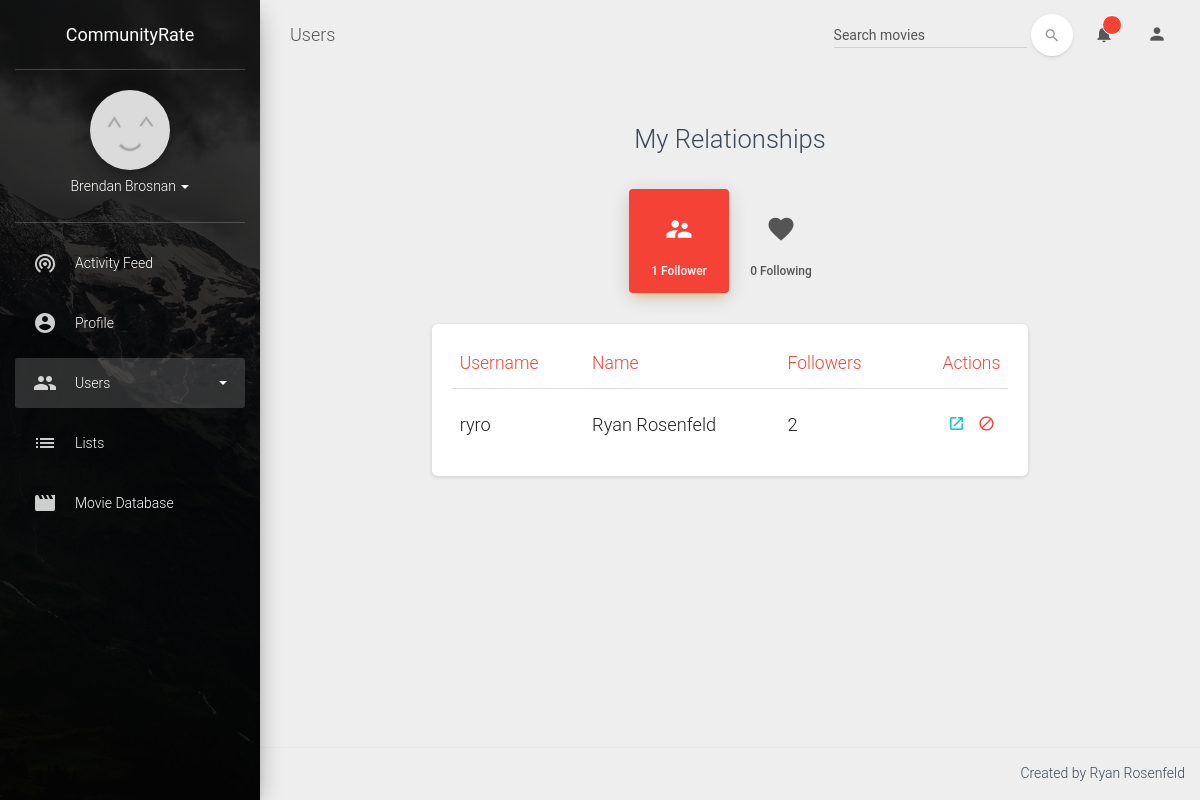
/relationships/ (signed in), run on the app's committed database.
### general/models.py (models this page shows)
class SiteUser(AbstractUser):
    fb_id = models.CharField(max_length=100, blank=True)
    fav_quote = models.TextField(blank=True)
    about_me = models.TextField(blank=True)
    has_pic = models.BooleanField(default=False)

### users/views.py (the view)
# urls.py: url(r'^relationships/$', user_views.relationships),
@login_required
def relationships(request):
    following_users = []
    follower_users = []
    following = request.user.follower_set.all()
    followers = request.user.following_set.all()
    for follower_obj in following:
        followers_count = len(follower_obj.following.following_set.all())
        already_following = True
        following_users.append((follower_obj.following, followers_count, already_following))
    for follower_obj in followers:
        followers_count = len(follower_obj.follower.following_set.all())
        query = following.filter(following=follower_obj.follower)
        already_following = (len(query) > 0) | (follower_obj.follower == request.user)
        follower_users.append((follower_obj.follower, followers_count, already_following))
    return render(request, 'users/relationships.html', {
        'num_followers': len(followers),
        'num_following': len(following),
        'following_users': following_users,
        'follower_users': follower_users,
        'page': 'relationships'})

### general/context_processors.py (called while the page is built)
def rand_pic_string(request):
    return {'rand_pic_string': '?' + str(randint(0, 100000000))}

### templates/users/relationships.html (shortened to what this page needs)
{% extends 'base.html' %}
{% block content %}
    <div class="row">
        <div class="col-md-8 col-md-offset-2">
            <h3 class="title text-center">My Relationships</h3>
            <br />
            <div class="nav-center">
                <ul class="nav nav-pills nav-pills-danger nav-pills-icons" role="tablist">
                    <li class="active">
                        <a href="#followers" role="tab" data-toggle="tab">
                            <i class="material-icons">supervisor_account</i>{{ num_followers }} Follower{% if num_followers != 1 %}s{% endif %}
                        </a>
                    </li>
                    <li>
                        <a href="#following" role="tab" data-toggle="tab">
                            <i class="material-icons">favorite</i>{{ num_following }} Following
                        </a>
                    </li>
                </ul>
            </div>
            <div class="tab-content">
                <div class="tab-pane active" id="followers">
                    <div class="card">
                        <div class="card-content">
                            <table class="table">
                                <thead class="text-danger">
                                    <th>Username</th>
                                    <th>Name</th>
                                    <th>Followers</th>
                                    <th class="text-right">Actions</th>
                                </thead>
                                <tbody>
                                    {% for u, count, already_following in follower_users %}
                                        <tr>
                                            <td>
                                                <h4>{{u.username}}</h4>
                                            </td>
                                            <td>
                                                <h4>{{ u.first_name }} {{ u.last_name }}</h4>
                                            </td>
                                            <td>
                                                <h4>{{ count }}</h4>
                                            </td>
                                            <td class="td-actions text-right">
                                                <button type="button" rel="tooltip" title="Visit profile" class="btn btn-info btn-simple" onclick="window.location.href='/profile/{{ u.username }}/'">
                                                    <i class="material-icons">launch</i>
                                                </button>
                                                <button type="button" rel="tooltip" title="Block" class="btn btn-danger btn-simple">
                                                    <i class="material-icons">block</i>
                                                </button>
                                            </td>
                                        </tr>
                                    {% endfor %}
                                </tbody>
                            </table>
                        </div>
                    </div>
                </div>
            </div>
        </div>
    </div>
{% endblock %}

### templates/base.html (shortened to what this page needs)
<!doctype html>
<html lang="en">
<head>
    {% load static %}
    <link href="https://maxcdn.bootstrapcdn.com/bootstrap/3.3.7/css/bootstrap.min.css" rel="stylesheet" />
    <link href="{% static 'material-dash/assets/css/material-dashboard.css' %}" rel="stylesheet"/>
    <link href="http://maxcdn.bootstrapcdn.com/font-awesome/latest/css/font-awesome.min.css" rel="stylesheet">
    <link href="{% static 'general/css/style.css' %}" rel="stylesheet">
</head>
<body>
	<div class="wrapper">
	    <div class="sidebar" data-active-color="purple" data-background-color="black" data-image="{% static 'material-dash/assets/img/sidebar-1.jpg' %}">
			<div class="logo">
				<a href="/" class="simple-text">
					CommunityRate
				</a>
			</div>
	    	<div class="sidebar-wrapper">
                <div class="user">
                    <div class="photo">
                        {% if request.user.has_pic %}
                            <img src="{% with 'general/img/prof_pics/'|add:request.user.username|add:'.jpg'|add:rand_pic_string as img %}{% static img %}{% endwith %}">
                        {% else %}
                            <img src="{% static 'material-dash/assets/img/placeholder.jpg' %}">
                        {% endif %}
                    </div>
                    <div class="info">
                        <a data-toggle="collapse" href="#collapseExample" class="collapsed">
                            {{ request.user.get_full_name }}
                            <b class="caret"></b>
                        </a>
                    </div>
                </div>
	            <ul class="nav">
	                <li {% if page == 'activity_feed' %}class="active"{% endif %}>
	                    <a href="/">
	                        <i class="material-icons">wifi_tethering</i>
	                        <p>Activity Feed</p>
	                    </a>
	                </li>
                    <li {% if page == 'profile' %}class="active"{% endif %}>
                        <a href="/profile/">
                            <i class="material-icons">account_circle</i>
                            <p>Profile</p>
                        </a>
                    </li>
                    <li {% if page == 'users' or page == 'relationships' %}class="active"{% endif %}>
                        <a data-toggle="collapse" href="#users">
                            <i class="material-icons">people</i>
                            <p>Users
                                <b class="caret"></b>
                            </p>
                        </a>
                    </li>
                    <li {% if page == 'lists' %}class="active"{% endif %}>
                        <a href="/lists/">
                            <i class="material-icons">list</i>
                            <p>Lists</p>
                        </a>
                    </li>
                    <li {% if page == 'movies' %}class="active"{% endif %}>
                        <a href="/movies/">
                            <i class="material-icons">movie</i>
                            <p>Movie Database</p>
                        </a>
                    </li>
	            </ul>
	    	</div>
		</div>
	    <div class="main-panel">
			<nav class="navbar navbar-transparent navbar-absolute">
				<div class="container-fluid">
					<div class="navbar-header">
                        <a class="navbar-brand" href="#">
                            {% if page == 'activity_feed' %}Activity Feed
                            {% elif page == 'profile' %}Profile
                            {% elif page == 'discover' %}Discover
                            {% elif page == 'users' or page == 'relationships' %}Users
                            {% elif page == 'movies' %}Movies
                            {% endif %}
                        </a>
					</div>
					<div class="collapse navbar-collapse">
						<ul class="nav navbar-nav navbar-right">
							<li class="dropdown">
								  <a href="#" class="dropdown-toggle" data-toggle="dropdown">
										<i class="material-icons">notifications</i>
										<span class="notification">{{ number_notifications }}</span>
								  </a>
							</li>
							<li class="dropdown">
								<a href="#" class="dropdown-toggle" data-toggle="dropdown">
	 							   <i class="material-icons">person</i>
	 						   </a>
							</li>
						</ul>
						<form class="navbar-form navbar-right" role="search" action="/movies/" method="GET">
							<div class="form-group  is-empty">
	                        	<input type="text" class="form-control" name="search" placeholder="Search movies">
							</div>
							<button type="submit" class="btn btn-white btn-round btn-just-icon">
								<i class="material-icons">search</i><div class="ripple-container"></div>
							</button>
	                    </form>
					</div>
				</div>
			</nav>
	        <div class="content">
	            <div class="container-fluid">
	                <div class="row">
                        {% block content %}{% endblock %}
	                </div>
	            </div>
	        </div>
			<footer class="footer">
	            <div class="container-fluid">
	                <p class="pull-right">
	                    Created by Ryan Rosenfeld<br>
                    </p>
	            </div>
	        </footer>
	    </div>
	</div>
</body>
</html>

### data on the page
SiteUser: user.get_full_name "Brendan Brosnan"
SiteUser: username "ryro", first_name "Ryan", last_name "Rosenfeld", count "2"

### other printed values
{{ num_followers }} "1"
{{ num_following }} "0"
